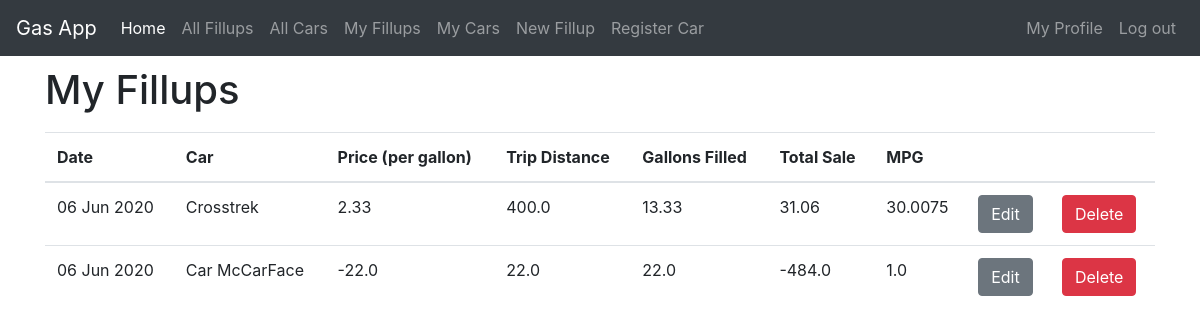
The page /myprofile/fillups/ (signed in) on the database its author committed.
### fillups/models.py (models this page shows)
class Fillup(models.Model):
    username = models.ForeignKey(User,on_delete=models.CASCADE)
    date = models.DateField(default=date.today)
    price_per_gallon = models.FloatField()
    trip_distance = models.FloatField()
    gallons = models.FloatField()
    car = models.ForeignKey('Car',on_delete=models.CASCADE)
    @property
    def total_sale(self):
        return round(self.price_per_gallon*self.gallons, 2)
    @property
    def mpg(self):
        return round(self.trip_distance/self.gallons, 4)

class Car(models.Model):
    username = models.ForeignKey(User,on_delete=models.CASCADE)
    name = models.CharField(max_length=25)
    make = models.CharField(max_length=25)
    model = models.CharField(max_length=25)
    model_year = models.IntegerField(choices=MODEL_YEARS)
    status = models.CharField(max_length=10,choices=STATUS,default='Active')
    def __str__(self):
        return self.name

### fillups/views.py (the view)
# urls.py: path('myprofile/fillups/',views.UserFillupListView.as_view(),name='user_fillup_list'),
class UserFillupListView(ListView):
    template_name = 'fillups/user_fillup_list.html'
    model = Fillup
    context_object_name = 'user_fillup_list'
    ordering = ['-date']
    def get_queryset(self):
        return Fillup.objects.filter(username=self.request.user).order_by('-date')

### fillups/templates/fillups/user_fillup_list.html
{% extends 'base.html' %}
{% block content %}
<div class="centerstage">
  <h1>My Fillups</h1>
  <table class="table">
    <thead>
      <tr>
        <th>Date</th>
        <th>Car</th>
        <th>Price (per gallon)</th>
        <th>Trip Distance</th>
        <th>Gallons Filled</th>
        <th>Total Sale</th>
        <th>MPG</th>
        <th></th>
        <th></th>
      </tr>
    </thead>
    <tbody>
      {% for fillup in user_fillup_list %}
        <div class="fillup">
          <tr>
            <td>{{ fillup.date|date:"d M Y"}}</td>
            <td>{{ fillup.car }}</td>
            <td>{{ fillup.price_per_gallon }}</td>
            <td>{{ fillup.trip_distance }}</td>
            <td>{{ fillup.gallons }}</td>
            <td>{{ fillup.total_sale }}</td>
            <td>{{ fillup.mpg }}</td>
            <td><a class="btn btn-secondary" href="{% url 'fillups:update_fillup' pk=fillup.pk %}">Edit</a></td>
            <td><a class="btn btn-danger" href="{% url 'fillups:delete_fillup' pk=fillup.pk %}">Delete</a></td>
          </tr>
        </div>
      {% endfor %}
    </tbody>
  </table>
</div>
{% endblock %}

### static/css/master.css (style rules this page uses)
h1 { line-height: 1.7em; }

### rows shown on the page
Fillup: date "06 Jun 2020", car "Crosstrek", price_per_gallon "2.33", trip_distance "400.0", gallons "13.33", total_sale "31.06", mpg "30.0075"
Fillup: date "06 Jun 2020", car "Car McCarFace", price_per_gallon "-22.0", trip_distance "22.0", gallons "22.0", total_sale "-484.0", mpg "1.0"
